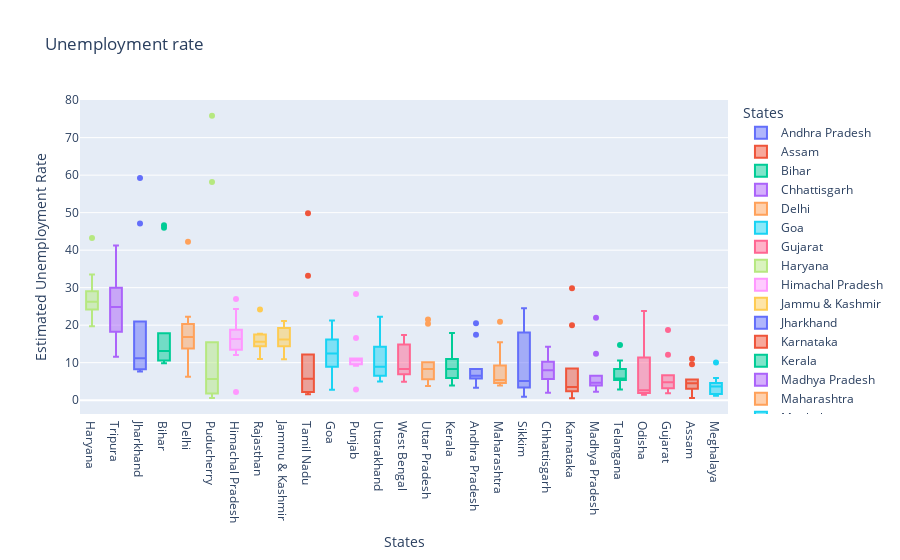

Notebook cell for this chart:
### Code cell
# Box Plot of Uemployment Rate by State

un_fig = px.box(un_data, x='States', y='Estimated Unemployment Rate', 
             color='States', title='Unemployment rate', template='plotly')
un_fig.update_layout(xaxis={'categoryorder': 'total descending'})
un_fig.show()

### Figure 1 — Plotly figure (JSON) as saved in the notebook; plotly's stock layout.template omitted (floating-point values rounded to 4 significant figures)
{"data": [{"alignmentgroup": "True", "hovertemplate": "States=%{x}<br>Estimated Unemployment Rate=%{y}<extra></extra>", "legendgroup": "Andhra Pradesh", "marker": {"color": "#636efa"}, "name": "Andhra Pradesh", "notched": false, "offsetgroup": "Andhra Pradesh", "orientation": "v", "showlegend": true, "type": "box", "x": ["Andhra Pradesh", "Andhra Pradesh", "Andhra Pradesh", "Andhra Pradesh", "Andhra Pradesh", "Andhra Pradesh", "Andhra Pradesh", "Andhra Pradesh", "Andhra Pradesh", "Andhra Pradesh"], "x0": " ", "xaxis": "x", "y": [5.48, 5.83, 5.79, 20.51, 17.43, 3.31, 8.34, 6.96, 6.4, 6.59], "y0": " ", "yaxis": "y"}, {"alignmentgroup": "True", "hovertemplate": "States=%{x}<br>Estimated Unemployment Rate=%{y}<extra></extra>", "legendgroup": "Assam", "marker": {"color": "#EF553B"}, "name": "Assam", "notched": false, "offsetgroup": "Assam", "orientation": "v", "showlegend": true, "type": "box", "x": ["Assam", "Assam", "Assam", "Assam", "Assam", "Assam", "Assam", "Assam", "Assam", "Assam"], "x0": " ", "xaxis": "x", "y": [4.66, 4.41, 4.77, 11.06, 9.55, 0.6, 3.77, 5.53, 1.19, 3.02], "y0": " ", "yaxis": "y"}, {"alignmentgroup": "True", "hovertemplate": "States=%{x}<br>Estimated Unemployment Rate=%{y}<extra></extra>", "legendgroup": "Bihar", "marker": {"color": "#00cc96"}, "name": "Bihar", "notched": false, "offsetgroup": "Bihar", "orientation": "v", "showlegend": true, "type": "box", "x": ["Bihar", "Bihar", "Bihar", "Bihar", "Bihar", "Bihar", "Bihar", "Bihar", "Bihar", "Bihar"], "x0": " ", "xaxis": "x", "y": [10.61, 10.29, 15.43, 46.64, 45.96, 17.82, 12.79, 13.44, 11.91, 9.82], "y0": " ", "yaxis": "y"}, {"alignmentgroup": "True", "hovertemplate": "States=%{x}<br>Estimated Unemployment Rate=%{y}<extra></extra>", "legendgroup": "Chhattisgarh", "marker": {"color": "#ab63fa"}, "name": "Chhattisgarh", "notched": false, "offsetgroup": "Chhattisgarh", "orientation": "v", "showlegend": true, "type": "box", "x": ["Chhattisgarh", "Chhattisgarh", "Chhattisgarh", "Chhattisgarh", "Chhattisgarh", "Chhattisgarh", "Chhattisgarh", "Chhattisgarh", "Chhattisgarh", "Chhattisgarh"], "x0": " ", "xaxis": "x", "y": [9.65, 8.38, 7.54, 3.41, 10.5, 14.23, 10.27, 5.63, 1.96, 6.62], "y0": " ", "yaxis": "y"}, {"alignmentgroup": "True", "hovertemplate": "States=%{x}<br>Estimated Unemployment Rate=%{y}<extra></extra>", "legendgroup": "Delhi", "marker": {"color": "#FFA15A"}, "name": "Delhi", "notched": false, "offsetgroup": "Delhi", "orientation": "v", "showlegend": true, "type": "box", "x": ["Delhi", "Delhi", "Delhi", "Delhi", "Delhi", "Delhi", "Delhi", "Delhi", "Delhi", "Delhi"], "x0": " ", "xaxis": "x", "y": [22.23, 14.84, 17.04, 16.68, 42.27, 18.19, 20.3, 13.79, 12.53, 6.27], "y0": " ", "yaxis": "y"}, {"alignmentgroup": "True", "hovertemplate": "States=%{x}<br>Estimated Unemployment Rate=%{y}<extra></extra>", "legendgroup": "Goa", "marker": {"color": "#19d3f3"}, "name": "Goa", "notched": false, "offsetgroup": "Goa", "orientation": "v", "showlegend": true, "type": "box", "x": ["Goa", "Goa", "Goa", "Goa", "Goa", "Goa", "Goa", "Goa", "Goa", "Goa"], "x0": " ", "xaxis": "x", "y": [8.89, 2.81, 5.25, 13.31, 21.25, 9.96, 17.07, 16.21, 15.38, 11.54], "y0": " ", "yaxis": "y"}, {"alignmentgroup": "True", "hovertemplate": "States=%{x}<br>Estimated Unemployment Rate=%{y}<extra></extra>", "legendgroup": "Gujarat", "marker": {"color": "#FF6692"}, "name": "Gujarat", "notched": false, "offsetgroup": "Gujarat", "orientation": "v", "showlegend": true, "type": "box", "x": ["Gujarat", "Gujarat", "Gujarat", "Gujarat", "Gujarat", "Gujarat", "Gujarat", "Gujarat", "Gujarat", "Gujarat"], "x0": " ", "xaxis": "x", "y": [5.54, 6.38, 6.66, 18.71, 12.11, 3.2, 1.84, 1.87, 3.42, 4.03], "y0": " ", "yaxis": "y"}, {"alignmentgroup": "True", "hovertemplate": "States=%{x}<br>Estimated Unemployment Rate=%{y}<extra></extra>", "legendgroup": "Haryana", "marker": {"color": "#B6E880"}, "name": "Haryana", "notched": false, "offsetgroup": "Haryana", "orientation": "v", "showlegend": true, "type": "box", "x": ["Haryana", "Haryana", "Haryana", "Haryana", "Haryana", "Haryana", "Haryana", "Haryana", "Haryana", "Haryana"], "x0": " ", "xaxis": "x", "y": [20.34, 25.77, 25.05, 43.22, 29.02, 26.7, 24.18, 33.5, 19.68, 27.31], "y0": " ", "yaxis": "y"}, {"alignmentgroup": "True", "hovertemplate": "States=%{x}<br>Estimated Unemployment Rate=%{y}<extra></extra>", "legendgroup": "Himachal Pradesh", "marker": {"color": "#FF97FF"}, "name": "Himachal Pradesh", "notched": false, "offsetgroup": "Himachal Pradesh", "orientation": "v", "showlegend": true, "type": "box", "x": ["Himachal Pradesh", "Himachal Pradesh", "Himachal Pradesh", "Himachal Pradesh", "Himachal Pradesh", "Himachal Pradesh", "Himachal Pradesh", "Himachal Pradesh", "Himachal Pradesh", "Himachal Pradesh"], "x0": " ", "xaxis": "x", "y": [16.83, 16.84, 18.76, 2.2, 26.95, 13.47, 24.31, 15.79, 12.04, 13.46], "y0": " ", "yaxis": "y"}, {"alignmentgroup": "True", "hovertemplate": "States=%{x}<br>Estimated Unemployment Rate=%{y}<extra></extra>", "legendgroup": "Jammu & Kashmir", "marker": {"color": "#FECB52"}, "name": "Jammu & Kashmir", "notched": false, "offsetgroup": "Jammu & Kashmir", "orientation": "v", "showlegend": true, "type": "box", "x": ["Jammu & Kashmir", "Jammu & Kashmir", "Jammu & Kashmir", "Jammu & Kashmir", "Jammu & Kashmir", "Jammu & Kashmir", "Jammu & Kashmir", "Jammu & Kashmir", "Jammu & Kashmir"], "x0": " ", "xaxis": "x", "y": [21.08, 20.78, 15.5, 18.74, 17.92, 10.88, 11.09, 16.17, 16.14], "y0": " ", "yaxis": "y"}, {"alignmentgroup": "True", "hovertemplate": "States=%{x}<br>Estimated Unemployment Rate=%{y}<extra></extra>", "legendgroup": "Jharkhand", "marker": {"color": "#636efa"}, "name": "Jharkhand", "notched": false, "offsetgroup": "Jharkhand", "orientation": "v", "showlegend": true, "type": "box", "x": ["Jharkhand", "Jharkhand", "Jharkhand", "Jharkhand", "Jharkhand", "Jharkhand", "Jharkhand", "Jharkhand", "Jharkhand", "Jharkhand"], "x0": " ", "xaxis": "x", "y": [10.61, 11.85, 8.23, 47.09, 59.23, 20.95, 7.63, 9.76, 8.24, 11.8], "y0": " ", "yaxis": "y"}, {"alignmentgroup": "True", "hovertemplate": "States=%{x}<br>Estimated Unemployment Rate=%{y}<extra></extra>", "legendgroup": "Karnataka", "marker": {"color": "#EF553B"}, "name": "Karnataka", "notched": false, "offsetgroup": "Karnataka", "orientation": "v", "showlegend": true, "type": "box", "x": ["Karnataka", "Karnataka", "Karnataka", "Karnataka", "Karnataka", "Karnataka", "Karnataka", "Karnataka", "Karnataka", "Karnataka"], "x0": " ", "xaxis": "x", "y": [2.86, 3.61, 3.46, 29.84, 19.97, 8.44, 4.01, 0.5, 2.41, 1.58], "y0": " ", "yaxis": "y"}, {"alignmentgroup": "True", "hovertemplate": "States=%{x}<br>Estimated Unemployment Rate=%{y}<extra></extra>", "legendgroup": "Kerala", "marker": {"color": "#00cc96"}, "name": "Kerala", "notched": false, "offsetgroup": "Kerala", "orientation": "v", "showlegend": true, "type": "box", "x": ["Kerala", "Kerala", "Kerala", "Kerala", "Kerala", "Kerala", "Kerala", "Kerala", "Kerala", "Kerala"], "x0": " ", "xaxis": "x", "y": [5.31, 7.6, 8.99, 16.99, 17.88, 9.71, 7.09, 10.98, 5.91, 3.88], "y0": " ", "yaxis": "y"}, {"alignmentgroup": "True", "hovertemplate": "States=%{x}<br>Estimated Unemployment Rate=%{y}<extra></extra>", "legendgroup": "Madhya Pradesh", "marker": {"color": "#ab63fa"}, "name": "Madhya Pradesh", "notched": false, "offsetgroup": "Madhya Pradesh", "orientation": "v", "showlegend": true, "type": "box", "x": ["Madhya Pradesh", "Madhya Pradesh", "Madhya Pradesh", "Madhya Pradesh", "Madhya Pradesh", "Madhya Pradesh", "Madhya Pradesh", "Madhya Pradesh", "Madhya Pradesh", "Madhya Pradesh"], "x0": " ", "xaxis": "x", "y": [4.11, 4.57, 2.22, 12.36, 21.98, 6.48, 5.08, 4.7, 3.91, 3.13], "y0": " ", "yaxis": "y"}, {"alignmentgroup": "True", "hovertemplate": "States=%{x}<br>Estimated Unemployment Rate=%{y}<extra></extra>", "legendgroup": "Maharashtra", "marker": {"color": "#FFA15A"}, "name": "Maharashtra", "notched": false, "offsetgroup": "Maharashtra", "orientation": "v", "showlegend": true, "type": "box", "x": ["Maharashtra", "Maharashtra", "Maharashtra", "Maharashtra", "Maharashtra", "Maharashtra", "Maharashtra", "Maharashtra", "Maharashtra", "Maharashtra"], "x0": " ", "xaxis": "x", "y": [4.95, 4.69, 5.79, 20.9, 15.46, 9.23, 3.89, 6.23, 4.55, 4.1], "y0": " ", "yaxis": "y"}, {"alignmentgroup": "True", "hovertemplate": "States=%{x}<br>Estimated Unemployment Rate=%{y}<extra></extra>", "legendgroup": "Meghalaya", "marker": {"color": "#19d3f3"}, "name": "Meghalaya", "notched": false, "offsetgroup": "Meghalaya", "orientation": "v", "showlegend": true, "type": "box", "x": ["Meghalaya", "Meghalaya", "Meghalaya", "Meghalaya", "Meghalaya", "Meghalaya", "Meghalaya", "Meghalaya", "Meghalaya", "Meghalaya"], "x0": " ", "xaxis": "x", "y": [1.66, 3.59, 1.58, 10.03, 5.92, 1.15, 2.1, 3.74, 4.29, 4.6], "y0": " ", "yaxis": "y"}, {"alignmentgroup": "True", "hovertemplate": "States=%{x}<br>Estimated Unemployment Rate=%{y}<extra></extra>", "legendgroup": "Odisha", "marker": {"color": "#FF6692"}, "name": "Odisha", "notched": false, "offsetgroup": "Odisha", "orientation": "v", "showlegend": true, "type": "box", "x": ["Odisha", "Odisha", "Odisha", "Odisha", "Odisha", "Odisha", "Odisha", "Odisha", "Odisha", "Odisha"], "x0": " ", "xaxis": "x", "y": [1.9, 3.12, 13.08, 23.76, 11.41, 3.77, 1.88, 1.42, 2.1, 2.18], "y0": " ", "yaxis": "y"}, {"alignmentgroup": "True", "hovertemplate": "States=%{x}<br>Estimated Unemployment Rate=%{y}<extra></extra>", "legendgroup": "Puducherry", "marker": {"color": "#B6E880"}, "name": "Puducherry", "notched": false, "offsetgroup": "Puducherry", "orientation": "v", "showlegend": true, "type": "box", "x": ["Puducherry", "Puducherry", "Puducherry", "Puducherry", "Puducherry", "Puducherry", "Puducherry", "Puducherry", "Puducherry", "Puducherry"], "x0": " ", "xaxis": "x", "y": [0.58, 1.76, 1.2, 75.85, 58.19, 4.24, 15.47, 5.05, 10.9, 6.18], "y0": " ", "yaxis": "y"}, {"alignmentgroup": "True", "hovertemplate": "States=%{x}<br>Estimated Unemployment Rate=%{y}<extra></extra>", "legendgroup": "Punjab", "marker": {"color": "#FF97FF"}, "name": "Punjab", "notched": false, "offsetgroup": "Punjab", "orientation": "v", "showlegend": true, "type": "box", "x": ["Punjab", "Punjab", "Punjab", "Punjab", "Punjab", "Punjab", "Punjab", "Punjab", "Punjab", "Punjab"], "x0": " ", "xaxis": "x", "y": [11.11, 10.97, 10.32, 2.86, 28.33, 16.55, 9.19, 10.99, 9.61, 9.88], "y0": " ", "yaxis": "y"}, {"alignmentgroup": "True", "hovertemplate": "States=%{x}<br>Estimated Unemployment Rate=%{y}<extra></extra>", "legendgroup": "Rajasthan", "marker": {"color": "#FECB52"}, "name": "Rajasthan", "notched": false, "offsetgroup": "Rajasthan", "orientation": "v", "showlegend": true, "type": "box", "x": ["Rajasthan", "Rajasthan", "Rajasthan", "Rajasthan", "Rajasthan", "Rajasthan", "Rajasthan", "Rajasthan", "Rajasthan", "Rajasthan"], "x0": " ", "xaxis": "x", "y": [10.97, 15.16, 11.9, 17.7, 15.74, 14.39, 15.81, 17.51, 15.35, 24.15], "y0": " ", "yaxis": "y"}, {"alignmentgroup": "True", "hovertemplate": "States=%{x}<br>Estimated Unemployment Rate=%{y}<extra></extra>", "legendgroup": "Sikkim", "marker": {"color": "#636efa"}, "name": "Sikkim", "notched": false, "offsetgroup": "Sikkim", "orientation": "v", "showlegend": true, "type": "box", "x": ["Sikkim", "Sikkim", "Sikkim", "Sikkim", "Sikkim", "Sikkim", "Sikkim", "Sikkim"], "x0": " ", "xaxis": "x", "y": [23.57, 2.28, 24.51, 4.46, 4.45, 12.49, 5.7, 0.88], "y0": " ", "yaxis": "y"}, {"alignmentgroup": "True", "hovertemplate": "States=%{x}<br>Estimated Unemployment Rate=%{y}<extra></extra>", "legendgroup": "Tamil Nadu", "marker": {"color": "#EF553B"}, "name": "Tamil Nadu", "notched": false, "offsetgroup": "Tamil Nadu", "orientation": "v", "showlegend": true, "type": "box", "x": ["Tamil Nadu", "Tamil Nadu", "Tamil Nadu", "Tamil Nadu", "Tamil Nadu", "Tamil Nadu", "Tamil Nadu", "Tamil Nadu", "Tamil Nadu", "Tamil Nadu"], "x0": " ", "xaxis": "x", "y": [1.57, 2.09, 6.4, 49.83, 33.16, 12.2, 6.81, 2.65, 5, 2.16], "y0": " ", "yaxis": "y"}, {"alignmentgroup": "True", "hovertemplate": "States=%{x}<br>Estimated Unemployment Rate=%{y}<extra></extra>", "legendgroup": "Telangana", "marker": {"color": "#00cc96"}, "name": "Telangana", "notched": false, "offsetgroup": "Telangana", "orientation": "v", "showlegend": true, "type": "box", "x": ["Telangana", "Telangana", "Telangana", "Telangana", "Telangana", "Telangana", "Telangana", "Telangana", "Telangana", "Telangana"], "x0": " ", "xaxis": "x", "y": [5.49, 8.29, 5.77, 6.25, 14.7, 10.55, 5.36, 5.79, 3.27, 2.86], "y0": " ", "yaxis": "y"}, {"alignmentgroup": "True", "hovertemplate": "States=%{x}<br>Estimated Unemployment Rate=%{y}<extra></extra>", "legendgroup": "Tripura", "marker": {"color": "#ab63fa"}, "name": "Tripura", "notched": false, "offsetgroup": "Tripura", "orientation": "v", "showlegend": true, "type": "box", "x": ["Tripura", "Tripura", "Tripura", "Tripura", "Tripura", "Tripura", "Tripura", "Tripura", "Tripura", "Tripura"], "x0": " ", "xaxis": "x", "y": [32.67, 28.4, 29.95, 41.23, 21.51, 21.71, 18.24, 27.92, 17.35, 11.57], "y0": " ", "yaxis": "y"}, {"alignmentgroup": "True", "hovertemplate": "States=%{x}<br>Estimated Unemployment Rate=%{y}<extra></extra>", "legendgroup": "Uttar Pradesh", "marker": {"color": "#FFA15A"}, "name": "Uttar Pradesh", "notched": false, "offsetgroup": "Uttar Pradesh", "orientation": "v", "showlegend": true, "type": "box", "x": ["Uttar Pradesh", "Uttar Pradesh", "Uttar Pradesh", "Uttar Pradesh", "Uttar Pradesh", "Uttar Pradesh", "Uttar Pradesh", "Uttar Pradesh", "Uttar Pradesh", "Uttar Pradesh"], "x0": " ", "xaxis": "x", "y": [7.58, 8.98, 10.11, 21.54, 20.41, 9.47, 5.56, 5.79, 4.18, 3.75], "y0": " ", "yaxis": "y"}, {"alignmentgroup": "True", "hovertemplate": "States=%{x}<br>Estimated Unemployment Rate=%{y}<extra></extra>", "legendgroup": "Uttarakhand", "marker": {"color": "#19d3f3"}, "name": "Uttarakhand", "notched": false, "offsetgroup": "Uttarakhand", "orientation": "v", "showlegend": true, "type": "box", "x": ["Uttarakhand", "Uttarakhand", "Uttarakhand", "Uttarakhand", "Uttarakhand", "Uttarakhand", "Uttarakhand", "Uttarakhand", "Uttarakhand", "Uttarakhand"], "x0": " ", "xaxis": "x", "y": [5.49, 4.99, 19.85, 6.48, 8.01, 8.61, 12.38, 14.26, 22.26, 9.23], "y0": " ", "yaxis": "y"}, {"alignmentgroup": "True", "hovertemplate": "States=%{x}<br>Estimated Unemployment Rate=%{y}<extra></extra>", "legendgroup": "West Bengal", "marker": {"color": "#FF6692"}, "name": "West Bengal", "notched": false, "offsetgroup": "West Bengal", "orientation": "v", "showlegend": true, "type": "box", "x": ["West Bengal", "West Bengal", "West Bengal", "West Bengal", "West Bengal", "West Bengal", "West Bengal", "West Bengal", "West Bengal", "West Bengal"], "x0": " ", "xaxis": "x", "y": [6.94, 4.92, 6.92, 17.41, 17.41, 7.29, 6.83, 14.87, 9.35, 9.98], "y0": " ", "yaxis": "y"}], "layout": {"boxmode": "overlay", "legend": {"title": {"text": "States"}, "tracegroupgap": 0}, "title": {"text": "Unemployment rate"}, "xaxis": {"anchor": "y", "categoryarray": ["Andhra Pradesh", "Assam", "Bihar", "Chhattisgarh", "Delhi", "Goa", "Gujarat", "Haryana", "Himachal Pradesh", "Jammu & Kashmir", "Jharkhand", "Karnataka", "Kerala", "Madhya Pradesh", "Maharashtra", "Meghalaya", "Odisha", "Puducherry", "Punjab", "Rajasthan", "Sikkim", "Tamil Nadu", "Telangana", "Tripura", "Uttar Pradesh", "Uttarakhand", "West Bengal"], "categoryorder": "total descending", "domain": [0, 1], "title": {"text": "States"}}, "yaxis": {"anchor": "x", "domain": [0, 1], "title": {"text": "Estimated Unemployment Rate"}}}}
